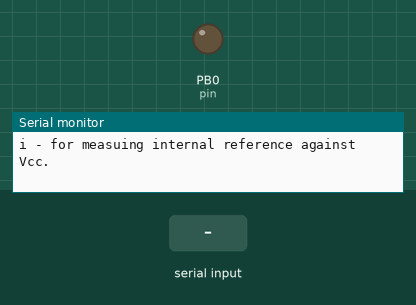
This sketch was run on a simulated ATtiny85, built with avr-gcc and run on an emulated ATtiny85. Shown: output pins drawn as LEDs (lit = HIGH), the last lines printed to the serial monitor. The test bench sets the inputs (shaded band).

Above: at 1.2 s.
1.3 s: "d 45\n" received over Serial
At 2.2 s:
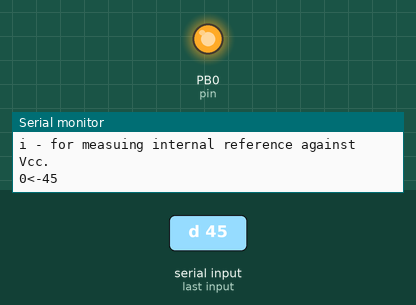
2.8 s: byte 73 ('I') received over Serial
4.3 s: byte 68 ('D') received over Serial
5.8 s: byte 69 ('E') received over Serial
7.3 s: byte 118 ('v') received over Serial
8.8 s: byte 116 ('t') received over Serial
Timing chart, 0 to 11.3 s (numbered marks = the images above; inputs shaded):
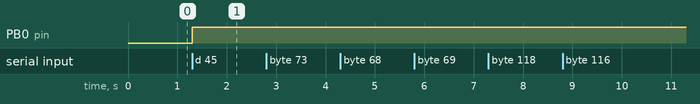

Measured:
- after the input at 1.3 s, PB0 (pin): LOW → HIGH at once

The sketch:

PinTester.ino
```cpp
/*
 * Pin/PWM tester
 * by Michal Krombholz
 *
 * Allows testing of pins and pwm from serial console input:
 * dN V sets pin N to value V
 * aN V sets pin N to PWM value of V
 * dN reads state of pin
 * aN reads state of pin (analog)
 * e.g
 * to set pin13=1 (led): d13 1
 * to set pin10=128/255 (pwm=0.5) a10 128
 * to read state of pin just send first part e.g. p13\r or a1\r
 * (set serial console to  send \r (CR))
 * (note all other characters ignored so dx1x3x x1x\r would be the same as d13 1\r)
 */

void showHelp()
{
  Serial.println("PinTester:");
  Serial.println("d<N> <value> - sets digital pin N to value V");
  Serial.println("a<N> <value> - sets analog pin N to value V");
  Serial.println("command without V reads the pin state, digital or analog");
  Serial.println("ADC reference: I-internal, D-default, E-external");
  Serial.println("ARDUINO specific:");
  Serial.println("v - Vcc against internal reference (assuming it's 1.1V).");
  Serial.println("t - internal temp internal reference (assuming it's 1.1V).");
  Serial.println("i - for measuing internal reference against Vcc.");
}


void setup()
{
  // begin the serial communication
  Serial.begin(9600);
  showHelp();
}


long readTemp() {
  // Read temperature sensor against 1.1V reference
  #if defined(__AVR_ATmega32U4__)
    ADMUX = _BV(REFS1) | _BV(REFS0) | _BV(MUX2) | _BV(MUX1) | _BV(MUX0);
    ADCSRB = _BV(MUX5); // the MUX5 bit is in the ADCSRB register
  #elif defined (__AVR_ATtiny24__) || defined(__AVR_ATtiny44__) || defined(__AVR_ATtiny84__)
    ADMUX = _BV(REFS1) | _BV(MUX5) | _BV(MUX1);
  #elif defined (__AVR_ATtiny25__) || defined(__AVR_ATtiny45__) || defined(__AVR_ATtiny85__)
    ADMUX = _BV(REFS1) | _BV(MUX3) | _BV(MUX2) | _BV(MUX1) | _BV(MUX0);
  #else
    ADMUX = _BV(REFS1) | _BV(REFS0) | _BV(MUX3); // interlan temp and internal ref
  #endif

  delay(20); // Wait for ADMUX setting to settle
  ADCSRA |= _BV(ADSC); // Start conversion
  while (bit_is_set(ADCSRA,ADSC)); // measuring

  uint8_t low = ADCL; // must read ADCL first - it then locks ADCH
  uint8_t high = ADCH; // unlocks both
  long result = (high << 8) | low; // combine the two
  return result;
}

const float IntRefV = 1.089; // as measured

// measuring Vcc with Int Ref
// Dac@Vcc=1024 --> Vcc
// Dac@IntRef   --> IntRefV (measured)
// hence:
// 1024/Vcc = Dac@IntRef/IntRefV
// Vcc = 1024*IntRefV/Dac@IntRefV

// from https://code.google.com/archive/p/tinkerit/wikis/SecretVoltmeter.wiki
float readVcc()
{
  // Read 1.1V reference against Vcc
  ADMUX = _BV(REFS0) | _BV(MUX3) | _BV(MUX2) | _BV(MUX1);
  delay(20);
  // Wait for Vref to settle
  ADCSRA |= _BV(ADSC);
  // Convert
  while (bit_is_set(ADCSRA,ADSC));
  long intrefdac = ADCL;
  intrefdac |= ADCH<<8;
  auto vcc = 1024 * IntRefV/intrefdac;
  return vcc;
}

////////////////////////////////////////////////////////////////////////////////////

enum class STATE {
  START,
  SPACE,
  ENDL
} state = STATE::START; // 0 waiting for cmd; 1 waiting for space; 2 wating for endln

enum class PINTYPE {
  ANALOG,
  DIGITAL
} pinType = PINTYPE::ANALOG;

enum class OPERATION {
  NONE,
  READ,
  WRITE
} oper = OPERATION::NONE;


byte cmd = 0;
byte pin;
byte val;
bool repeat = false;

void execute()
{
  if(oper == OPERATION::READ )
  {
    Serial.print(pin);
    Serial.print("->");

    pinMode(pin,INPUT);
    if( pinType == PINTYPE::DIGITAL ) {
      Serial.print(digitalRead(pin));
    }
    else {
      Serial.print(analogRead(pin));
    }
  }
  else if( oper == OPERATION::WRITE )
  {
    Serial.print(pin);
    Serial.print("<-");
    Serial.print(val);
    if( pinType == PINTYPE::DIGITAL ) {
      pinMode(pin,OUTPUT);
      digitalWrite(pin,val);
    }
    else
      analogWrite(pin,val);
  }
}


void loop()
{
  // check if data has been sent from the computer
  if (Serial.available()) {
    // read the most recent byte (which will be from 0 to 255)
    byte in = Serial.read();
    switch(state) {
      case STATE::START:
        cmd = in;
        oper = OPERATION::NONE;
        if( in == 'h' || in == '?' )
        {
          showHelp();
        }
        else if( in == 'd' || in == 'a' )
        {
          pinType = in == 'd' ? PINTYPE::DIGITAL : PINTYPE::ANALOG;
          oper = OPERATION::READ;
          pin = 0;
          val = 0;
          repeat = false;
          state=STATE::SPACE;
        }
        else if( in == 'r' )
        {
          repeat = true;
        }
        else if( in == 'I' )
        {
          analogReference(INTERNAL);
          Serial.print("Internal reference.");
        }
        else if( in == 'D' )
        {
          analogReference(DEFAULT);
          Serial.print("Default reference (Vcc).");
        }
        else if( in == 'E' )
        {
          analogReference(EXTERNAL);
          Serial.println("External reference.");
        }
        else if( in == 'v' )
        {
          auto v = readVcc();
          Serial.print("Vcc=");
          Serial.print(v);
        }
        else if( in == 't' )
        {
          auto v = readTemp();
          Serial.print("Raw Temp=");
          Serial.print(v);
        }
        break;
      case STATE::SPACE:
        if( in >= '0' && in <= '9' )
        {
          pin *= 10;
          pin += in - '0';
        }
        else if( in == ' ' )
        {
          state=STATE::ENDL;
          oper = OPERATION::WRITE;
        }
        break;
      case STATE::ENDL:
        if( in >= '0' && in <= '9' )
        {
          val *= 10;
          val += in - '0';
        }
        break;
    }
    // execute command on CR or NL
    if( in == '\r' || in =='\n' )
    {
      Serial.println();
      execute();
      state = STATE::START;
    }
  }
  if(repeat) execute();
}
```
